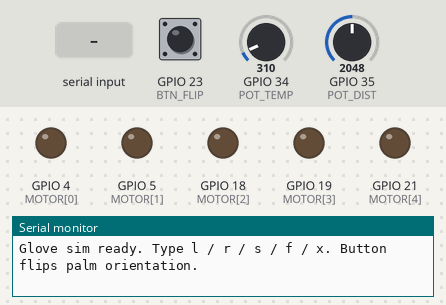
Bench run of a sketch on a simulated ESP32. On the bench: output pins drawn as LEDs (lit = HIGH), the last lines printed to the serial monitor. The inputs (shaded band) are chosen by the test bench; at power-on: GPIO 35 (POT_DIST) = 2048, GPIO 23 (BTN_FLIP) HIGH, GPIO 34 (POT_TEMP) = 310.

Above: at 1.6 s.
1.7 s: "l" received over Serial
At 2.48 s:
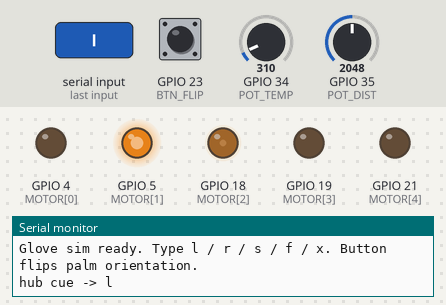
At 3.05 s:
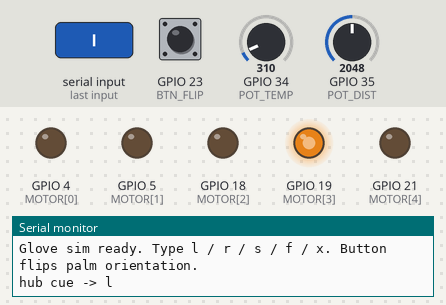
4.7 s: GPIO 35 (POT_DIST) set to 1976
At 4.86 s:
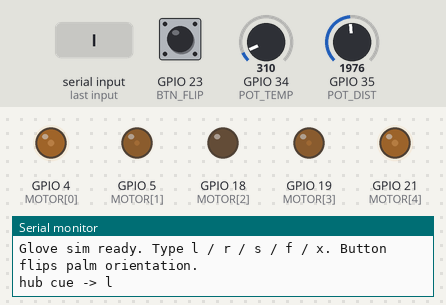
At 5.46 s:
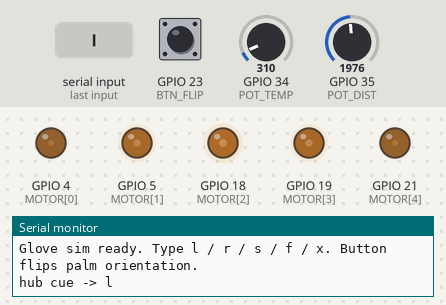
7.7 s: GPIO 23 (BTN_FLIP) pulled LOW for 0.15 s
10.8 s: GPIO 23 (BTN_FLIP) pulled LOW for 1 s
14.8 s: GPIO 35 (POT_DIST) set to 1228
17.8 s: GPIO 23 (BTN_FLIP) pulled LOW for 0.15 s
Timing chart, 0 to 23.6 s (numbered marks = the images above; inputs shaded):
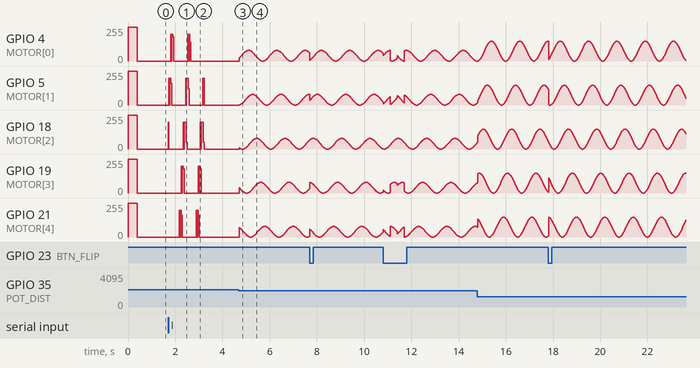

Measured:
- the behaviour switches between 1977 and 1976 on GPIO 35 (POT_DIST) (found by bisection; images 2 and 3)
- after the input at 1.7 s, GPIO 18 (MOTOR[2]): 0/255 → 200/255 at once, then repeats every 0.79 s: 0/255 0.63 s, 200/255 0.02 s, 0/255 0.02 s, 200/255 0.08 s, 52/255 0.04 s, until it stays 0/255 from 3.2 s

The sketch:

glove_sim.ino
```cpp
/*
  Blind-assist glove — firmware logic for the Wokwi ESP32 simulator.
  https://wokwi.com  (create a new ESP32 Arduino project and paste this in)

  Stand-ins used in simulation:
    5 LEDs (+220 ohm)  -> the 5 vibration motors (brightness = vibration strength)
    Potentiometer A    -> IR object temperature   (maps to -10 .. 120 C)
    Potentiometer B    -> palm-side ToF distance  (maps to 2 .. 60 cm)
    Push button        -> IMU "palm up / palm down" flip
    Serial Monitor     -> cues from the shoulder hub (type l, r, s, f, x)

  Wiring:
    LEDs (thumb..pinky): GPIO 4, 5, 18, 19, 21 -> resistor -> GND
    Pot A wiper: GPIO 34   Pot B wiper: GPIO 35  (pot ends to 3V3 and GND)
    Button: GPIO 23 to GND (internal pull-up)

  On real hardware: swap LEDs for motor transistors + flyback diodes,
  potentiometers for MLX90614 / VL53L0X readings, button for the IMU.

  Priority: HEAT/COLD (local, imminent contact) > STOP > LEFT/RIGHT > FORWARD tick.
*/

const bool RIGHT_HAND = true;                 // set per user (open question: which hand?)
const int  MOTOR[5]   = {4, 5, 18, 19, 21};   // thumb, index, middle, ring, pinky
const int  POT_TEMP = 34, POT_DIST = 35, BTN_FLIP = 23;

const float HOT_C   = 50.0;   // tune with real cookware
const float COLD_C  = 5.0;
const float WARN_CM = 30.0;   // start warning within this distance
const float MIN_CM  = 3.0;
const int   MIN_DUTY = 80;    // weakest perceptible vibration (tune on real motors)

enum Cue { CUE_NONE, CUE_LEFT, CUE_RIGHT, CUE_STOP, CUE_FORWARD };
Cue hubCue = CUE_NONE;
unsigned long cueStart = 0;
const unsigned long CUE_TIMEOUT_MS = 1500;    // a stale hub cue is dropped

bool palmDown = true;
unsigned long lastBtn = 0;

void setOne(int motor, int duty) { analogWrite(MOTOR[motor], duty); }
void setAll(int duty) { for (int i = 0; i < 5; i++) setOne(i, duty); }

// Motor index at physical position k (0 = user's leftmost finger, 4 = rightmost).
int physicalToMotor(int k) {
  bool thumbOnLeft = (RIGHT_HAND == palmDown);
  return thumbOnLeft ? k : 4 - k;
}

int dutyFromDistance(float cm) {
  float s = (WARN_CM - cm) / (WARN_CM - MIN_CM);
  s = constrain(s, 0.0, 1.0);
  return MIN_DUTY + (int)(s * (255 - MIN_DUTY));
}

void patternHot(unsigned long t, int duty) {            // fast pulse, all fingers
  setAll(((t / 80) % 2 == 0) ? duty : 0);
}

void patternCold(unsigned long t, int duty) {           // slow rolling wave
  for (int k = 0; k < 5; k++) {
    float phase = (t % 1200) / 1200.0 * 2 * PI - k * 0.9;
    float v = (sin(phase) + 1) / 2;
    setOne(physicalToMotor(k), (int)(v * duty));
  }
}

void patternStop(unsigned long t) {                     // two long pulses, then a gap
  unsigned long p = t % 1400;
  bool on = (p < 300) || (p >= 450 && p < 750);
  setAll(on ? 255 : 0);
}

void patternSweep(unsigned long t, bool towardRight, int duty) {
  int step = (t / 90) % 8;                              // 5 steps + 3 steps pause
  setAll(0);
  if (step < 5) {
    int k = towardRight ? step : 4 - step;
    setOne(physicalToMotor(k), duty);
  }
}

void patternForward(unsigned long t) {                  // short tick on the middle finger
  setAll(0);
  if (t % 1500 < 60) setOne(2, 140);
}

void readSerial() {
  while (Serial.available()) {
    char c = tolower(Serial.read());
    Cue next = hubCue;
    if (c == 'l') next = CUE_LEFT;
    else if (c == 'r') next = CUE_RIGHT;
    else if (c == 's') next = CUE_STOP;
    else if (c == 'f') next = CUE_FORWARD;
    else if (c == 'x') next = CUE_NONE;
    else continue;
    hubCue = next;
    cueStart = millis();
    Serial.printf("hub cue -> %c\n", c);
  }
}

void setup() {
  Serial.begin(115200);
  for (int i = 0; i < 5; i++) pinMode(MOTOR[i], OUTPUT);
  pinMode(BTN_FLIP, INPUT_PULLUP);
  Serial.println("Glove sim ready. Type l / r / s / f / x. Button flips palm orientation.");
  setAll(255); delay(400); setAll(0);                   // power-on confirmation buzz
}

void loop() {
  unsigned long t = millis();
  readSerial();

  if (digitalRead(BTN_FLIP) == LOW && t - lastBtn > 300) {
    palmDown = !palmDown;
    lastBtn = t;
    Serial.printf("palm %s\n", palmDown ? "DOWN" : "UP");
  }

  float tempC = map(analogRead(POT_TEMP), 0, 4095, -100, 1200) / 10.0;
  float distCm = map(analogRead(POT_DIST), 0, 4095, 20, 600) / 10.0;
  bool near = distCm < WARN_CM;

  if (hubCue != CUE_NONE && t - cueStart > CUE_TIMEOUT_MS) hubCue = CUE_NONE;

  if (near && tempC >= HOT_C)       patternHot(t, dutyFromDistance(distCm));
  else if (near && tempC <= COLD_C) patternCold(t, dutyFromDistance(distCm));
  else if (hubCue == CUE_STOP)      patternStop(t);
  else if (hubCue == CUE_LEFT)      patternSweep(t, false, 200);
  else if (hubCue == CUE_RIGHT)     patternSweep(t, true, 200);
  else if (hubCue == CUE_FORWARD)   patternForward(t);
  else                              setAll(0);

  delay(10);
}
```
